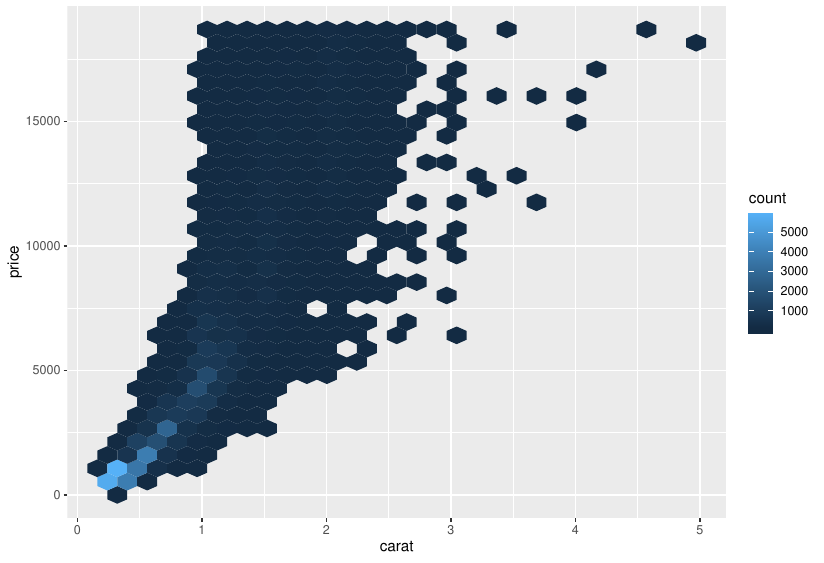

This chart was generated by the following R code:
library(tidyverse)

ggplot(diamonds, mapping=aes(carat, price)) +
  geom_hex()

ggsave("diamonds.pdf")

write_csv(diamonds, "diamonds.csv")